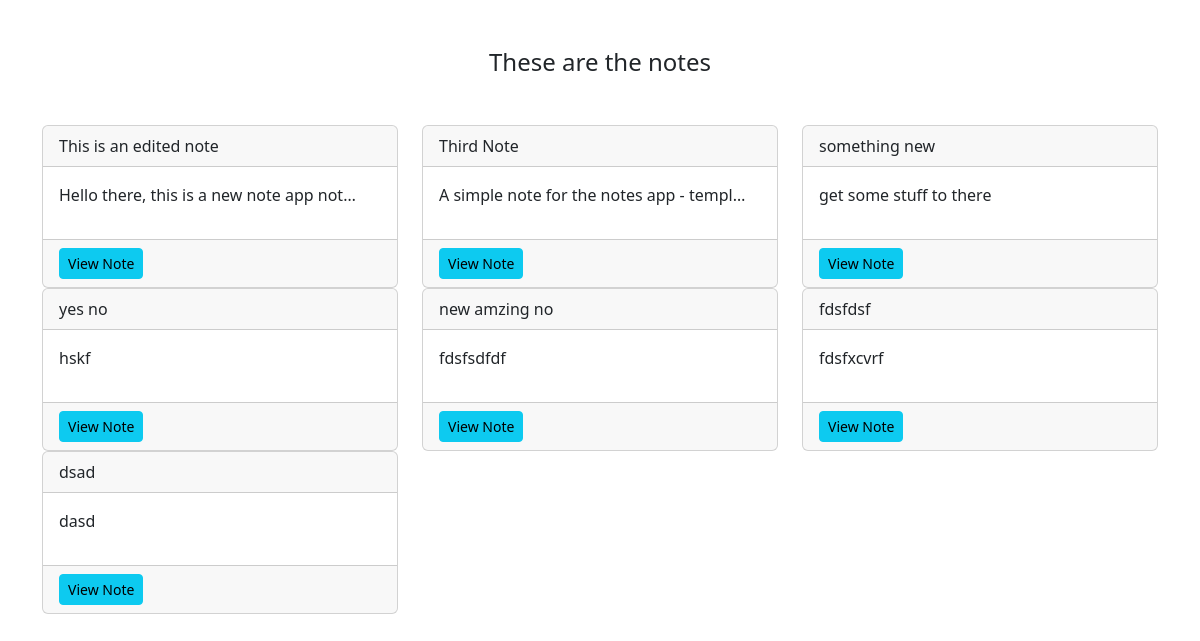
The app's page /smart/notes/ (signed in), older data.
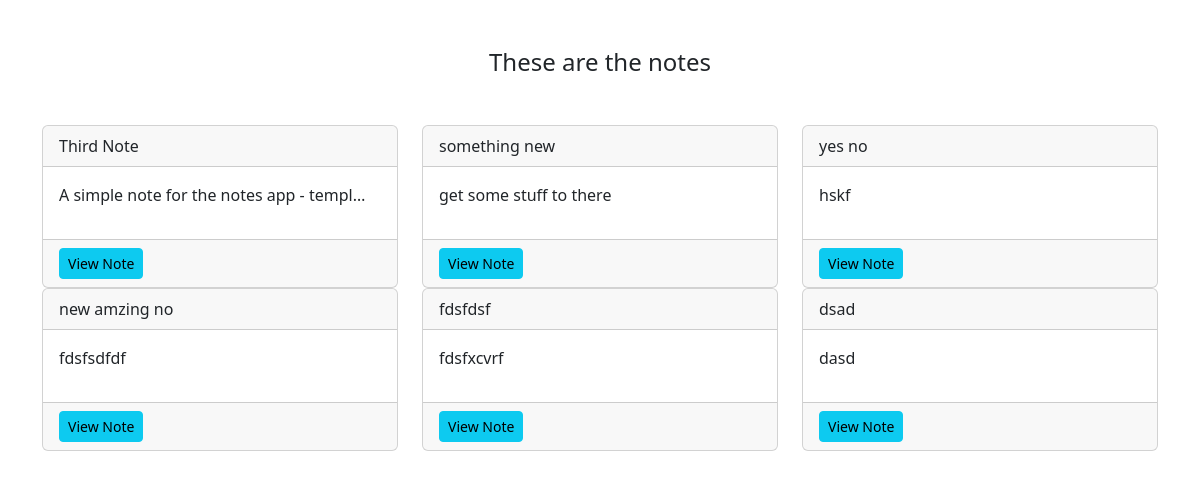
The same page, newer data.
### notes/models.py (models this page shows)
class Notes(models.Model):
    title = models.CharField(max_length=200)
    text = models.TextField()
    created = models.DateTimeField(auto_now_add=True)
    user = models.ForeignKey(User, on_delete=models.CASCADE, related_name='notes')

### notes/views.py (the view)
# urls.py: path('notes/', views.NotesListView.as_view(), name="notes.list"),
class NotesListView(LoginRequiredMixin, ListView):
    model = Notes
    context_object_name = "notes"
    login_url = "/admin"
    def get_queryset(self):
        return self.request.user.notes.all()

### notes/templates/notes/notes_list.html
{% extends 'base.html' %}
{% load static %}
{% block content %}
<div class="row">
    <div class="col">
        <div class="notes_list_heading text-center mb-5">
            <h1 class="fs-4">These are the notes</h1>
        </div>
    </div>
</div>
<div class="row">
    {% for note in notes %}
    <div class="col-md-4">
        <div class="card">
            <div class="card-header">{{note.title}}</div>
            <div class="card-body">
                <p>{{note.text|truncatechars:40}}</p>
            </div>
            <div class="card-footer">
                <a href="{% url 'notes.detail' pk=note.id %}" class="btn btn-info btn-sm">View Note</a>
            </div>
        </div>
    </div>
    {% endfor %}
</div>
{% endblock %}

Row changes from the older to the newer data that the page shows:
removed Notes: title "This is an edited note", text "Hello there, this is a new note app not…"
